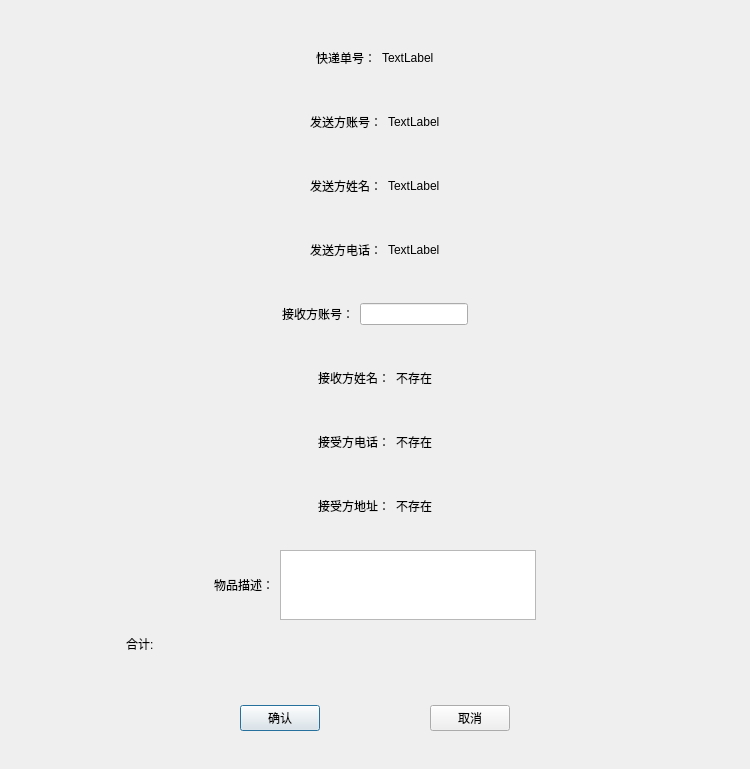
<?xml version="1.0" encoding="UTF-8"?>
<ui version="4.0">
 <class>SendPackageWindow</class>
 <widget class="QDialog" name="SendPackageWindow">
  <property name="geometry">
   <rect>
    <x>0</x>
    <y>0</y>
    <width>750</width>
    <height>752</height>
   </rect>
  </property>
  <property name="windowTitle">
   <string>Dialog</string>
  </property>
  <layout class="QGridLayout" name="gridLayout_3">
   <item row="0" column="0">
    <spacer name="horizontalSpacer_28">
     <property name="orientation">
      <enum>Qt::Horizontal</enum>
     </property>
     <property name="sizeHint" stdset="0">
      <size>
       <width>85</width>
       <height>20</height>
      </size>
     </property>
    </spacer>
   </item>
   <item row="0" column="1">
    <widget class="QWidget" name="widget_7" native="true">
     <layout class="QGridLayout" name="gridLayout_2">
      <item row="4" column="0">
       <spacer name="verticalSpacer_6">
        <property name="orientation">
         <enum>Qt::Vertical</enum>
        </property>
        <property name="sizeHint" stdset="0">
         <size>
          <width>516</width>
          <height>9</height>
         </size>
        </property>
       </spacer>
      </item>
      <item row="1" column="0">
       <spacer name="verticalSpacer_4">
        <property name="orientation">
         <enum>Qt::Vertical</enum>
        </property>
        <property name="sizeHint" stdset="0">
         <size>
          <width>20</width>
          <height>40</height>
         </size>
        </property>
       </spacer>
      </item>
      <item row="2" column="0">
       <widget class="QWidget" name="widget_3" native="true">
        <layout class="QVBoxLayout" name="verticalLayout">
         <item>
          <widget class="QWidget" name="widget_18" native="true">
           <layout class="QHBoxLayout" name="horizontalLayout_15">
            <item>
             <spacer name="horizontalSpacer_16">
              <property name="orientation">
               <enum>Qt::Horizontal</enum>
              </property>
              <property name="sizeHint" stdset="0">
               <size>
                <width>75</width>
                <height>40</height>
               </size>
              </property>
             </spacer>
            </item>
            <item>
             <widget class="QWidget" name="widget_19" native="true">
              <layout class="QHBoxLayout" name="horizontalLayout_16">
               <item>
                <widget class="QLabel" name="label_13">
                 <property name="text">
                  <string>快递单号：</string>
                 </property>
                </widget>
               </item>
               <item>
                <widget class="QLabel" name="Index_label">
                 <property name="text">
                  <string>TextLabel</string>
                 </property>
                </widget>
               </item>
              </layout>
             </widget>
            </item>
            <item>
             <spacer name="horizontalSpacer_18">
              <property name="orientation">
               <enum>Qt::Horizontal</enum>
              </property>
              <property name="sizeHint" stdset="0">
               <size>
                <width>74</width>
                <height>40</height>
               </size>
              </property>
             </spacer>
            </item>
           </layout>
          </widget>
         </item>
         <item>
          <widget class="QWidget" name="widget_20" native="true">
           <layout class="QHBoxLayout" name="horizontalLayout_17">
            <item>
             <spacer name="horizontalSpacer_19">
              <property name="orientation">
               <enum>Qt::Horizontal</enum>
              </property>
              <property name="sizeHint" stdset="0">
               <size>
                <width>40</width>
                <height>40</height>
               </size>
              </property>
             </spacer>
            </item>
            <item>
             <widget class="QWidget" name="widget_21" native="true">
              <layout class="QHBoxLayout" name="horizontalLayout">
               <item>
                <widget class="QLabel" name="label_14">
                 <property name="text">
                  <string>发送方账号：</string>
                 </property>
                </widget>
               </item>
               <item>
                <widget class="QLabel" name="SenderUsername_Label">
                 <property name="text">
                  <string>TextLabel</string>
                 </property>
                </widget>
               </item>
              </layout>
             </widget>
            </item>
            <item>
             <spacer name="horizontalSpacer_20">
              <property name="orientation">
               <enum>Qt::Horizontal</enum>
              </property>
              <property name="sizeHint" stdset="0">
               <size>
                <width>40</width>
                <height>40</height>
               </size>
              </property>
             </spacer>
            </item>
           </layout>
          </widget>
         </item>
         <item>
          <widget class="QWidget" name="widget_22" native="true">
           <layout class="QHBoxLayout" name="horizontalLayout_2">
            <item>
             <spacer name="horizontalSpacer_21">
              <property name="orientation">
               <enum>Qt::Horizontal</enum>
              </property>
              <property name="sizeHint" stdset="0">
               <size>
                <width>40</width>
                <height>40</height>
               </size>
              </property>
             </spacer>
            </item>
            <item>
             <widget class="QLabel" name="label_15">
              <property name="text">
               <string>发送方姓名：</string>
              </property>
             </widget>
            </item>
            <item>
             <widget class="QLabel" name="SenderName_Label">
              <property name="text">
               <string>TextLabel</string>
              </property>
             </widget>
            </item>
            <item>
             <spacer name="horizontalSpacer_22">
              <property name="orientation">
               <enum>Qt::Horizontal</enum>
              </property>
              <property name="sizeHint" stdset="0">
               <size>
                <width>40</width>
                <height>40</height>
               </size>
              </property>
             </spacer>
            </item>
           </layout>
          </widget>
         </item>
         <item>
          <widget class="QWidget" name="widget_29" native="true">
           <layout class="QHBoxLayout" name="horizontalLayout_20">
            <item>
             <spacer name="horizontalSpacer_33">
              <property name="orientation">
               <enum>Qt::Horizontal</enum>
              </property>
              <property name="sizeHint" stdset="0">
               <size>
                <width>40</width>
                <height>40</height>
               </size>
              </property>
             </spacer>
            </item>
            <item>
             <widget class="QLabel" name="label_20">
              <property name="text">
               <string>发送方电话：</string>
              </property>
             </widget>
            </item>
            <item>
             <widget class="QLabel" name="SenderPhoneNum_Label">
              <property name="text">
               <string>TextLabel</string>
              </property>
             </widget>
            </item>
            <item>
             <spacer name="horizontalSpacer_34">
              <property name="orientation">
               <enum>Qt::Horizontal</enum>
              </property>
              <property name="sizeHint" stdset="0">
               <size>
                <width>40</width>
                <height>40</height>
               </size>
              </property>
             </spacer>
            </item>
           </layout>
          </widget>
         </item>
         <item>
          <widget class="QWidget" name="widget_24" native="true">
           <layout class="QHBoxLayout" name="horizontalLayout_21">
            <item>
             <spacer name="horizontalSpacer_23">
              <property name="orientation">
               <enum>Qt::Horizontal</enum>
              </property>
              <property name="sizeHint" stdset="0">
               <size>
                <width>40</width>
                <height>40</height>
               </size>
              </property>
             </spacer>
            </item>
            <item>
             <widget class="QWidget" name="widget_25" native="true">
              <layout class="QHBoxLayout" name="horizontalLayout_22">
               <item>
                <widget class="QLabel" name="label_16">
                 <property name="text">
                  <string>接收方账号：</string>
                 </property>
                </widget>
               </item>
               <item>
                <widget class="QLineEdit" name="RecvUserName_Line"/>
               </item>
              </layout>
             </widget>
            </item>
            <item>
             <spacer name="horizontalSpacer_24">
              <property name="orientation">
               <enum>Qt::Horizontal</enum>
              </property>
              <property name="sizeHint" stdset="0">
               <size>
                <width>40</width>
                <height>40</height>
               </size>
              </property>
             </spacer>
            </item>
           </layout>
          </widget>
         </item>
         <item>
          <widget class="QWidget" name="widget_26" native="true">
           <layout class="QHBoxLayout" name="horizontalLayout_18">
            <item>
             <spacer name="horizontalSpacer_29">
              <property name="orientation">
               <enum>Qt::Horizontal</enum>
              </property>
              <property name="sizeHint" stdset="0">
               <size>
                <width>40</width>
                <height>40</height>
               </size>
              </property>
             </spacer>
            </item>
            <item>
             <widget class="QLabel" name="label_18">
              <property name="text">
               <string>接收方姓名：</string>
              </property>
             </widget>
            </item>
            <item>
             <widget class="QLabel" name="RecvName_Label">
              <property name="text">
               <string>不存在</string>
              </property>
             </widget>
            </item>
            <item>
             <spacer name="horizontalSpacer_30">
              <property name="orientation">
               <enum>Qt::Horizontal</enum>
              </property>
              <property name="sizeHint" stdset="0">
               <size>
                <width>40</width>
                <height>40</height>
               </size>
              </property>
             </spacer>
            </item>
           </layout>
          </widget>
         </item>
         <item>
          <widget class="QWidget" name="widget_27" native="true">
           <layout class="QHBoxLayout" name="horizontalLayout_19">
            <item>
             <spacer name="horizontalSpacer_31">
              <property name="orientation">
               <enum>Qt::Horizontal</enum>
              </property>
              <property name="sizeHint" stdset="0">
               <size>
                <width>40</width>
                <height>40</height>
               </size>
              </property>
             </spacer>
            </item>
            <item>
             <widget class="QLabel" name="label_19">
              <property name="text">
               <string>接受方电话：</string>
              </property>
             </widget>
            </item>
            <item>
             <widget class="QLabel" name="RecvPhoneNum_Label">
              <property name="text">
               <string>不存在</string>
              </property>
             </widget>
            </item>
            <item>
             <spacer name="horizontalSpacer_32">
              <property name="orientation">
               <enum>Qt::Horizontal</enum>
              </property>
              <property name="sizeHint" stdset="0">
               <size>
                <width>40</width>
                <height>40</height>
               </size>
              </property>
             </spacer>
            </item>
           </layout>
          </widget>
         </item>
         <item>
          <widget class="QWidget" name="widget_23" native="true">
           <layout class="QHBoxLayout" name="horizontalLayout_6">
            <item>
             <spacer name="horizontalSpacer_25">
              <property name="orientation">
               <enum>Qt::Horizontal</enum>
              </property>
              <property name="sizeHint" stdset="0">
               <size>
                <width>40</width>
                <height>40</height>
               </size>
              </property>
             </spacer>
            </item>
            <item>
             <widget class="QLabel" name="label_17">
              <property name="text">
               <string>接受方地址：</string>
              </property>
             </widget>
            </item>
            <item>
             <widget class="QLabel" name="RecvAddr_Label">
              <property name="text">
               <string>不存在</string>
              </property>
             </widget>
            </item>
            <item>
             <spacer name="horizontalSpacer_26">
              <property name="orientation">
               <enum>Qt::Horizontal</enum>
              </property>
              <property name="sizeHint" stdset="0">
               <size>
                <width>40</width>
                <height>40</height>
               </size>
              </property>
             </spacer>
            </item>
           </layout>
          </widget>
         </item>
         <item>
          <widget class="QWidget" name="widget_30" native="true">
           <layout class="QHBoxLayout" name="horizontalLayout_7">
            <item>
             <spacer name="horizontalSpacer_35">
              <property name="orientation">
               <enum>Qt::Horizontal</enum>
              </property>
              <property name="sizeHint" stdset="0">
               <size>
                <width>40</width>
                <height>40</height>
               </size>
              </property>
             </spacer>
            </item>
            <item>
             <widget class="QLabel" name="label_21">
              <property name="text">
               <string>物品描述：</string>
              </property>
             </widget>
            </item>
            <item>
             <widget class="QPlainTextEdit" name="remark_Edit"/>
            </item>
            <item>
             <spacer name="horizontalSpacer_36">
              <property name="orientation">
               <enum>Qt::Horizontal</enum>
              </property>
              <property name="sizeHint" stdset="0">
               <size>
                <width>40</width>
                <height>40</height>
               </size>
              </property>
             </spacer>
            </item>
           </layout>
          </widget>
         </item>
         <item>
          <widget class="QLabel" name="Input_Error_2">
           <property name="enabled">
            <bool>true</bool>
           </property>
           <property name="text">
            <string>合计:</string>
           </property>
          </widget>
         </item>
         <item>
          <widget class="QLabel" name="Price_Label">
           <property name="sizePolicy">
            <sizepolicy hsizetype="Preferred" vsizetype="Preferred">
             <horstretch>0</horstretch>
             <verstretch>20</verstretch>
            </sizepolicy>
           </property>
           <property name="font">
            <font>
             <pointsize>20</pointsize>
            </font>
           </property>
           <property name="frameShape">
            <enum>QFrame::NoFrame</enum>
           </property>
           <property name="frameShadow">
            <enum>QFrame::Plain</enum>
           </property>
           <property name="text">
            <string/>
           </property>
          </widget>
         </item>
         <item>
          <widget class="QWidget" name="widget_28" native="true">
           <layout class="QHBoxLayout" name="horizontalLayout_24">
            <item>
             <spacer name="horizontalSpacer_4">
              <property name="orientation">
               <enum>Qt::Horizontal</enum>
              </property>
              <property name="sizeHint" stdset="0">
               <size>
                <width>69</width>
                <height>20</height>
               </size>
              </property>
             </spacer>
            </item>
            <item>
             <widget class="QPushButton" name="btn_Confirm_2">
              <property name="text">
               <string>确认</string>
              </property>
             </widget>
            </item>
            <item>
             <spacer name="horizontalSpacer_5">
              <property name="orientation">
               <enum>Qt::Horizontal</enum>
              </property>
              <property name="sizeHint" stdset="0">
               <size>
                <width>68</width>
                <height>20</height>
               </size>
              </property>
             </spacer>
            </item>
            <item>
             <widget class="QPushButton" name="btn_Cancel_2">
              <property name="text">
               <string>取消</string>
              </property>
             </widget>
            </item>
            <item>
             <spacer name="horizontalSpacer_27">
              <property name="orientation">
               <enum>Qt::Horizontal</enum>
              </property>
              <property name="sizeHint" stdset="0">
               <size>
                <width>69</width>
                <height>20</height>
               </size>
              </property>
             </spacer>
            </item>
           </layout>
          </widget>
         </item>
        </layout>
       </widget>
      </item>
     </layout>
    </widget>
   </item>
   <item row="0" column="2">
    <spacer name="horizontalSpacer_17">
     <property name="orientation">
      <enum>Qt::Horizontal</enum>
     </property>
     <property name="sizeHint" stdset="0">
      <size>
       <width>85</width>
       <height>20</height>
      </size>
     </property>
    </spacer>
   </item>
  </layout>
 </widget>
 <resources/>
 <connections/>
</ui>
